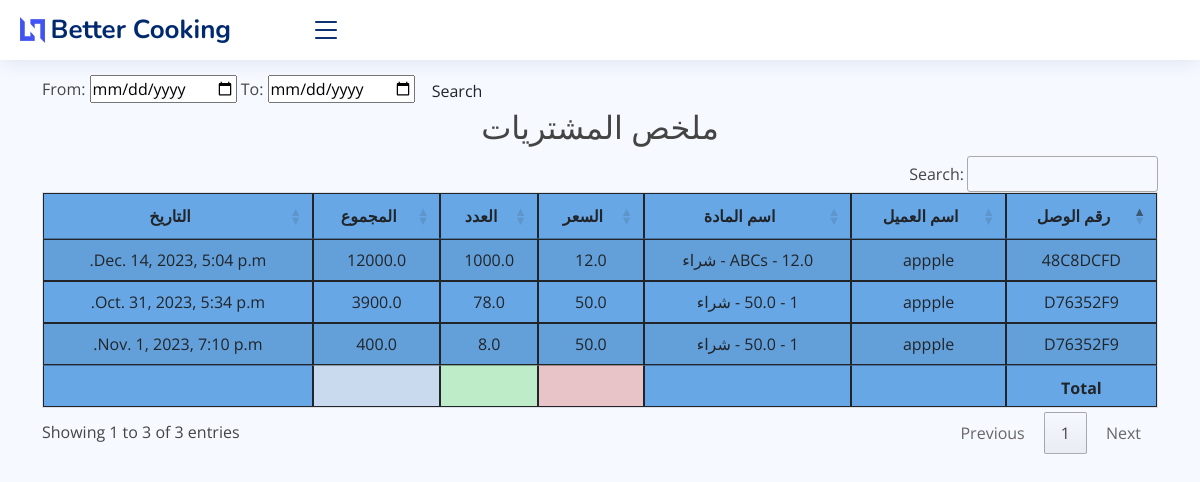
/purchase_report, run on an earlier commit of the app's database.
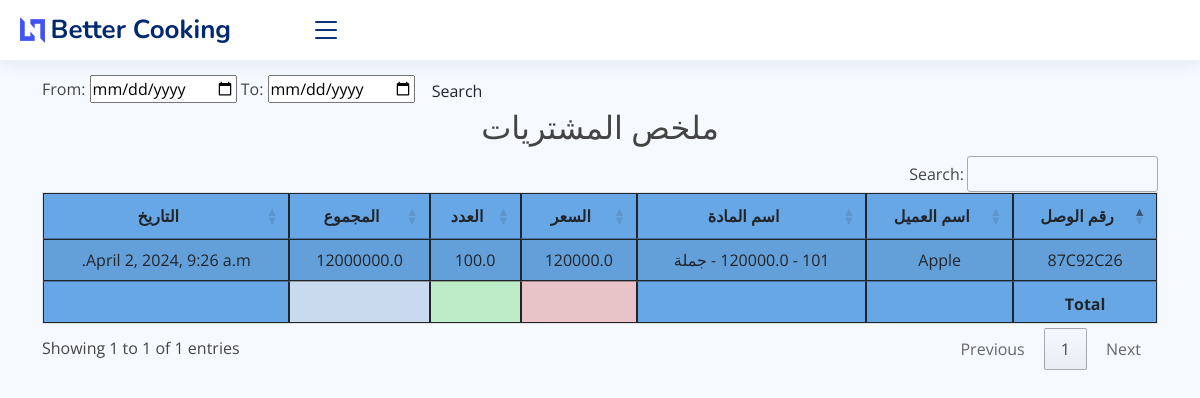
And on a later commit of the database.
### core/models.py (models this page shows, shortened)
class PurchaseItem(models.Model):
    purchase_invoice = models.ForeignKey(Purchase, on_delete=models.CASCADE)
    warehouse = models.ForeignKey(Warehouse, on_delete=models.CASCADE,default="Test")  # Add this field
    item = models.ForeignKey(Item, on_delete=models.CASCADE)
    qty = models.FloatField()
    total_amt = models.FloatField(editable=False, default=0)
    pur_date = models.DateTimeField(auto_now_add=True)
    note = models.TextField(max_length=100, blank=True)
    class Meta:
        verbose_name_plural = ' العنصر الذي تم شراؤه'

class Purchase(models.Model):
    invoice_number = models.CharField(max_length=8, unique=True, editable=False)
    vendor = models.ForeignKey(Vendor, on_delete=models.CASCADE)
    date = models.DateTimeField()
    note = models.TextField(blank=True)
    class Meta:
        verbose_name_plural = ' فاتورة الشراء'

class Vendor(models.Model):
    full_name = models.CharField(max_length=50)
    address = models.TextField(blank=True)
    mobile = models.CharField(max_length=15, blank=True)
    status = models.BooleanField(default=False, blank=True)
    note = models.TextField(blank=True)
    class Meta:
        verbose_name_plural = ' الموردين'
    def __str__(self):
        return self.full_name

class Item(models.Model):
    PRICELIST = (
        ('جملة', 'جملة'),
    )
    item_code = models.CharField(max_length=50)
    name = models.CharField(max_length=255)
    category = models.CharField(max_length=30, default='Test')
    price = models.FloatField(default=1)
    price_list = models.CharField(max_length=30, choices=PRICELIST, default='مفرد')
    note = models.TextField(blank=True)
    class Meta:
        verbose_name_plural = 'المواد'
    def __str__(self):
        return f"{self.item_code} - {self.price} - {self.price_list}"

### core/views.py (the view)
# urls.py: path('purchase_report', views.purchase_report, name="purchase_report"),
def purchase_report(request):
    p_reports = PurchaseItem.objects.select_related()
    myFilter = Purchase_Filter(request.GET, queryset=p_reports)
    p_reports = myFilter.qs
    context = {'p_reports': p_reports, 'myFilter': myFilter}
    return render(request, 'core/reports/purchase_report.html', context)

### core/templates/core/reports/purchase_report.html (shortened to what this page needs)
{% extends 'core/base.html' %}
{% block content %}
    <br>
    <br> <br>
    <form class="form-a">
        From: <input type="date" value={{ myFilter.form.max_date }}</input>
        To: <input type="date" value={{ myFilter.form.min_date }}</input>
        <button type="submit" class="btn btn-b">Search</button>
    </form>
    <h2 class="text-center"> ملخص المشتريات </h2>
    <table id="example3" class="table table-striped" style="background-color: #68a7e5">
        <thead>
        <tr>
            <th>رقم الوصل</th>
            <th>اسم العميل</th>
            <th>اسم المادة</th>
            <th>السعر</th>
            <th>العدد</th>
            <th>المجموع</th>
            <th>التاريخ</th>
        </tr>
        </thead>
        <tbody>
        {% for i in  p_reports %}
            <tr>
                <td>{{ i.purchase_invoice.invoice_number }}</td>
                <td>{{ i.purchase_invoice.vendor }}</td>
                <td>{{ i.item }}</td>
                <td>{{ i.item.price }}</td>
                <td>{{ i.qty }}</td>
                <td>{{ i.total_amt }}</td>
                <td>{{ i.pur_date }}</td>
            </tr>
        {% endfor %}
        </tbody>
        <tfoot>
        <th></th>
        <th></th>
   <th></th>
        <th style="background-color: #e8c3c7"></th>
        <th style="background-color: #beecc8"></th>
        <th style="background-color: #c9d9ee"></th>
        <th></th>
        </tfoot>
    </table>
{% endblock %}

What changed in the data, as far as the page shows it:
removed PurchaseItem: purchase_invoice.invoice_number "D76352F9", purchase_invoice.vendor "appple", item "1 - 50.0 - شراء", item.price "50.0", qty "78.0", total_amt "3900.0", pur_date "Oct. 31, 2023, 5:34 p.m."
removed PurchaseItem: purchase_invoice.invoice_number "D76352F9", purchase_invoice.vendor "appple", item "1 - 50.0 - شراء", item.price "50.0", qty "8.0", total_amt "400.0", pur_date "Nov. 1, 2023, 7:10 p.m."
removed PurchaseItem: purchase_invoice.invoice_number "48C8DCFD", purchase_invoice.vendor "appple", item "ABCs - 12.0 - شراء", item.price "12.0", qty "1000.0", total_amt "12000.0", pur_date "Dec. 14, 2023, 5:04 p.m."
added PurchaseItem: purchase_invoice.invoice_number "87C92C26", purchase_invoice.vendor "Apple", item "101 - 120000.0 - جملة", item.price "120000.0", qty "100.0", total_amt "12000000.0", pur_date "April 2, 2024, 9:26 a.m."
Also different on the page:
text written by a page script: "Search: Showing 1 to 3 of 3 entries Previous 1 Next" → "Search: Showing 1 to 1 of 1 entries Previous 1 Next"
